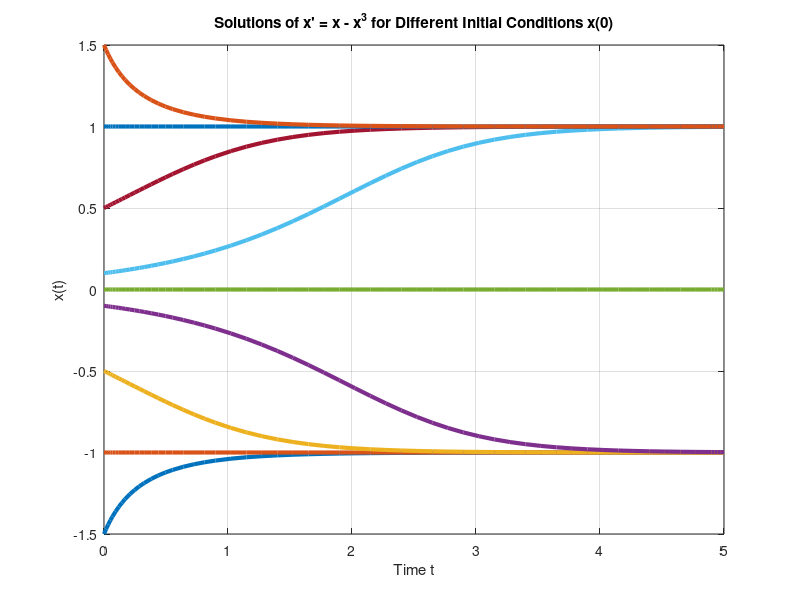

MATLAB code to generate this figure: (Note: this script raises an error after producing the figure.)
%create function of RHS of eq 
f = @(t, x) x - x.^3;

% Set the time span and a vector of initial conditions x(0)
tspan = [0 5];
x0 = [-1.5,-1, -0.5,-0.1, 0,0.1, 0.5,1, 1.5];

%Solve the ODE simultaneously for all initial conditions
[t, x] = ode45(f, tspan, x0);

%Plot all trajectories on the same axes
figure;
plot(t, x, 'LineWidth', 3);
grid on;
xlabel('Time t');
ylabel('x(t)');
title("Solutions of x' = x - x^3 for Different Initial Conditions x(0)");

legend(compose('x(0) = %.1f', x0), 'Location', 'best');
set(gca,'FontSize',20);
